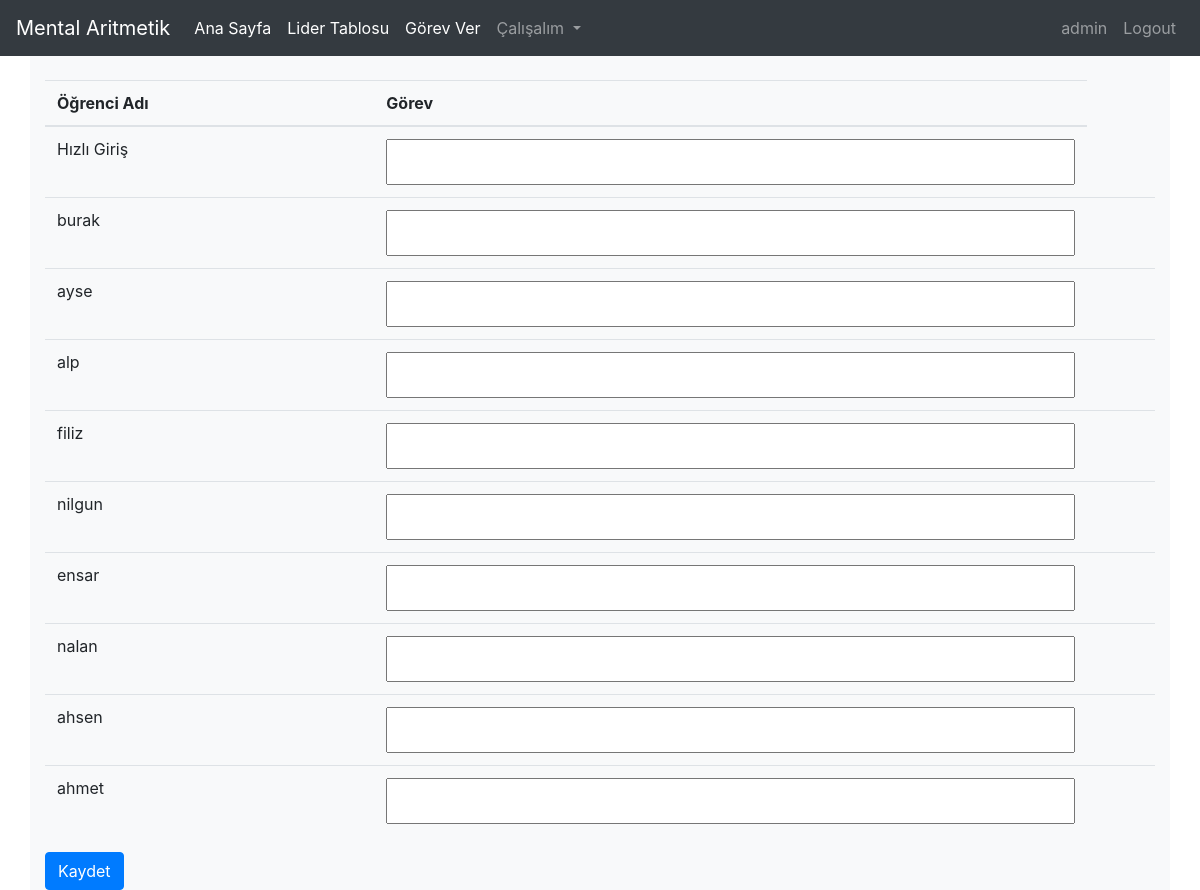
The app's page /task.php (signed in) with its own data.
### tables this page shows
CREATE TABLE users (
    id INTEGER PRIMARY KEY AUTOINCREMENT,
    username VARCHAR(255) NOT NULL,
    password VARCHAR(255) NOT NULL
, role TEXT DEFAULT 'student', teacher TEXT DEFAULT 'yunusogretmen', task VARCHAR(500));

### task.php (the view, shortened to what this page needs)
<?php
include 'navbar.php';
$databaseFile = 'database.db';
$db = new SQLite3($databaseFile);
if (isset($_SESSION['user'])) {
    $activeUserRole = $_SESSION['userRole'];
    $activeUserName = $_SESSION['user'];
    if ($activeUserName === 'admin') {
        $query = "SELECT id AS userId, username AS userUsername
                  FROM users
                  WHERE role = 'student'
                  ORDER BY id";
    } elseif ($activeUserRole === 'teacher') {
        $query = "SELECT id AS userId, username AS userUsername
                  FROM users
                  WHERE teacher = :teacherName
                  ORDER BY id";
    }
    $resultStmt = $db->prepare($query);
    if ($activeUserRole === 'teacher') {
        $resultStmt->bindValue(':teacherName', $_SESSION['user'], SQLITE3_TEXT);
    }
    $result = $resultStmt->execute();
    $userTables = array();
    while ($row = $result->fetchArray(SQLITE3_ASSOC)) {
        $userTables[$row['userId']] = array(
            'id' => $row['userId'],
            'username' => $row['userUsername']
        );
    }
}
?>
<!DOCTYPE html>
<html lang="en">
<head>
    <link rel="stylesheet" href="https://cdn.jsdelivr.net/npm/bootstrap@4.5.3/dist/css/bootstrap.min.css">
</head>
<body>
    <div class="container bg-light">
        <div class="row">
            <div class="col-sm-12 mt-4">
                <?php
                if (isset($_SESSION['user'])) {
                    if ($activeUserRole === 'admin' || $activeUserRole === 'teacher') {
                        echo "<table class='table'>";
                        echo "<thead><tr><th>Öğrenci Adı</th><th>Görev</th></tr></thead>";
                        echo "<tbody>";
                        echo "<tr>";
                        echo "<td>Hızlı Giriş</td>";
                        echo "<td><textarea id='hizliGiris' name='hizliGiris' oninput='hizliGirisChanged()'></textarea></td>";
                        echo "</tr>";
                        foreach ($userTables as $user) {
                            $userId = $user['id'];
                            $username = $user['username'];
                            echo "<tr>";
                            echo "<td>{$username}</td>";
                            echo "<td><textarea id='{$userId}' name='{$userId}'></textarea></td>";
                            echo "<td></td>";
                            echo "</tr>";
                        }
                        echo "</tbody></table>";
                        echo "<button type='button' class='btn btn-primary' onclick='kaydet()'>Kaydet</button>";
                    } else {
                    }
                }
                ?>
            </div>
        </div>
    </div>
</body>
</html>

### task.php (style rules this page uses)
textarea { width: 100%; resize: none; }

### records on screen
users: username "burak"
users: username "ayse"
users: username "alp"
users: username "filiz"
users: username "nilgun"
users: username "ensar"
users: username "nalan"
users: username "ahsen"
users: username "ahmet"

### other values on screen
$username "admin"
